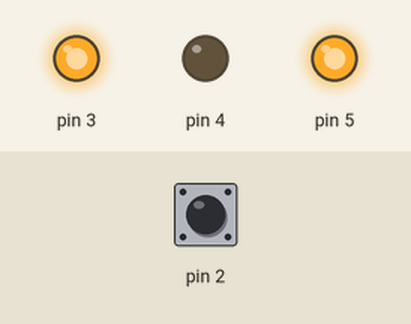
The sketch below on a simulated Arduino Uno, built with avr-gcc and run on an emulated ATmega328P. On the bench: output pins drawn as LEDs (lit = HIGH). The inputs (shaded band) are chosen by the test bench; at power-on: pin 2 HIGH.

Above: at 0.12 s.
At 2.37 s:
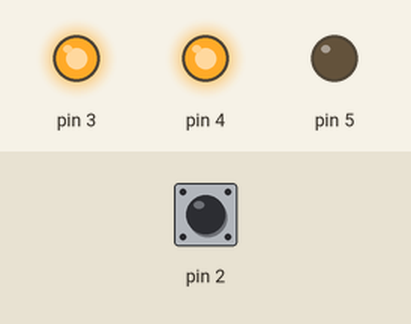
Timing chart, 0 to 3.0 s (numbered marks = the images above):
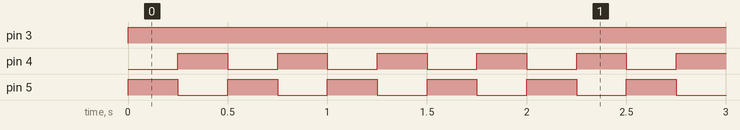

The sketch:

ICP.ino
```cpp
int switchState = 0;
void setup() {
  //Initial set up
  pinMode(3, OUTPUT);
  pinMode(4, OUTPUT);
  pinMode(5, OUTPUT);
  pinMode(2, INPUT);
}

void loop(){
  //Reading the initial state of the button.
  switchState = digitalRead(2);
  //if button state is off then we are keep LEDs off except GREEN LED
  if(switchState == LOW){
  // the button is not pressed
  digitalWrite(3, HIGH); //Green LED
  digitalWrite(4, LOW); //Red LED
  digitalWrite(5, LOW); //White LED
  }
  //if the button is on then we start switch on the LED one by one.
  else{
   //Always true (continues loop)
   while(1){
      //3- GREEN
      //4- RED
      //5- White

      //GREEN and WHITE ON, RED OFF
      digitalWrite(3, HIGH);
      digitalWrite(4, LOW);
      digitalWrite(5, HIGH);

      delay(250); // wait for a quarter seconds
      //GREEN and RED ON, WHITE OFF
      digitalWrite(4, HIGH);
      digitalWrite(5, LOW);
      delay(250);
    }
  }
}
```

Measured:
- by itself, pin 3: LOW → HIGH at 0.00 s
- by itself, pin 4, pin 5: alternates HIGH for 0.25 s and LOW for 0.25 s
